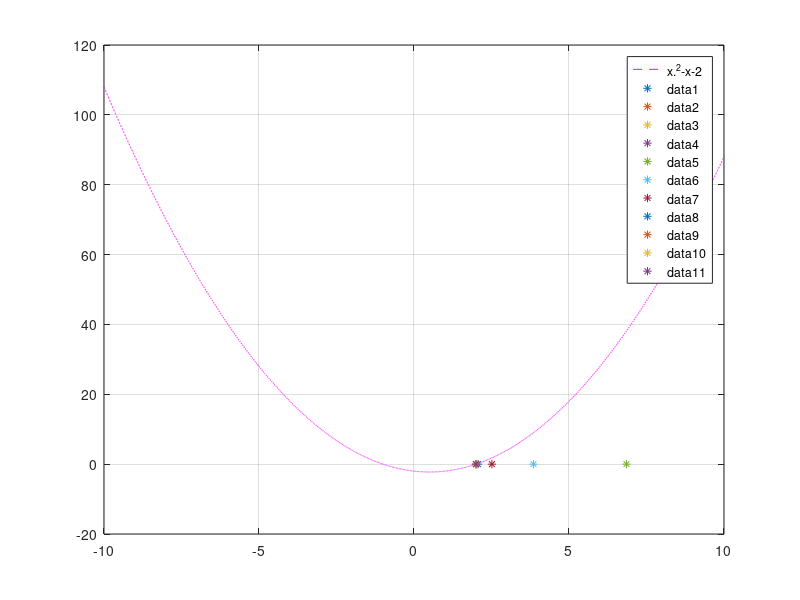

The MATLAB source for this figure:

clf, fplot( 'x.^2-x-2', [ -10, 10 ], 'm--' )

hold on, grid
e = 1;
x0 = 200
while e > 0.00001
   f = x0 .^ 2 - x0 - 2; % solve f(x0)
   g = 2 .* x0 - 1; % solve derivative g(x0)
   xx = x0 - f/g; % tangent method formula
   e = abs( xx - x0 ); x0 = xx % precise control and set new value to x0
   plot( x0, 0, '*' ), pause( 1 ) %darw new point in x axis
   set( gcf, 'color', 'w' )                                % set back ground white
end

